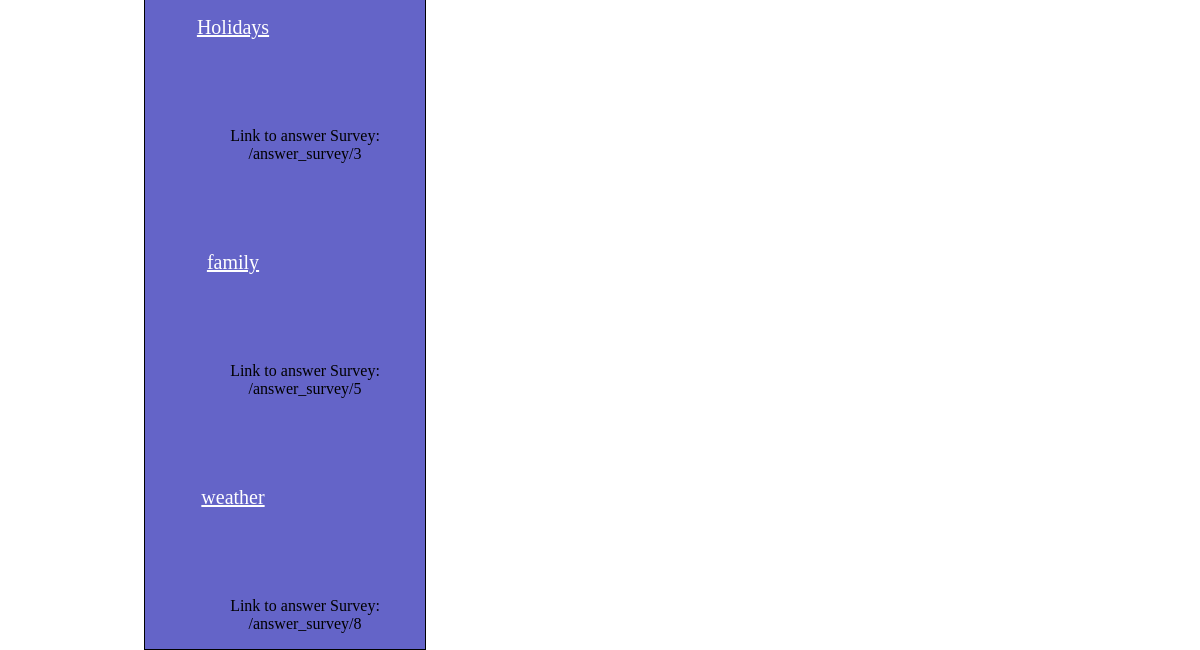
Page /user/101001111010011100100110111011001011111001 (lower part) on the earlier database version.
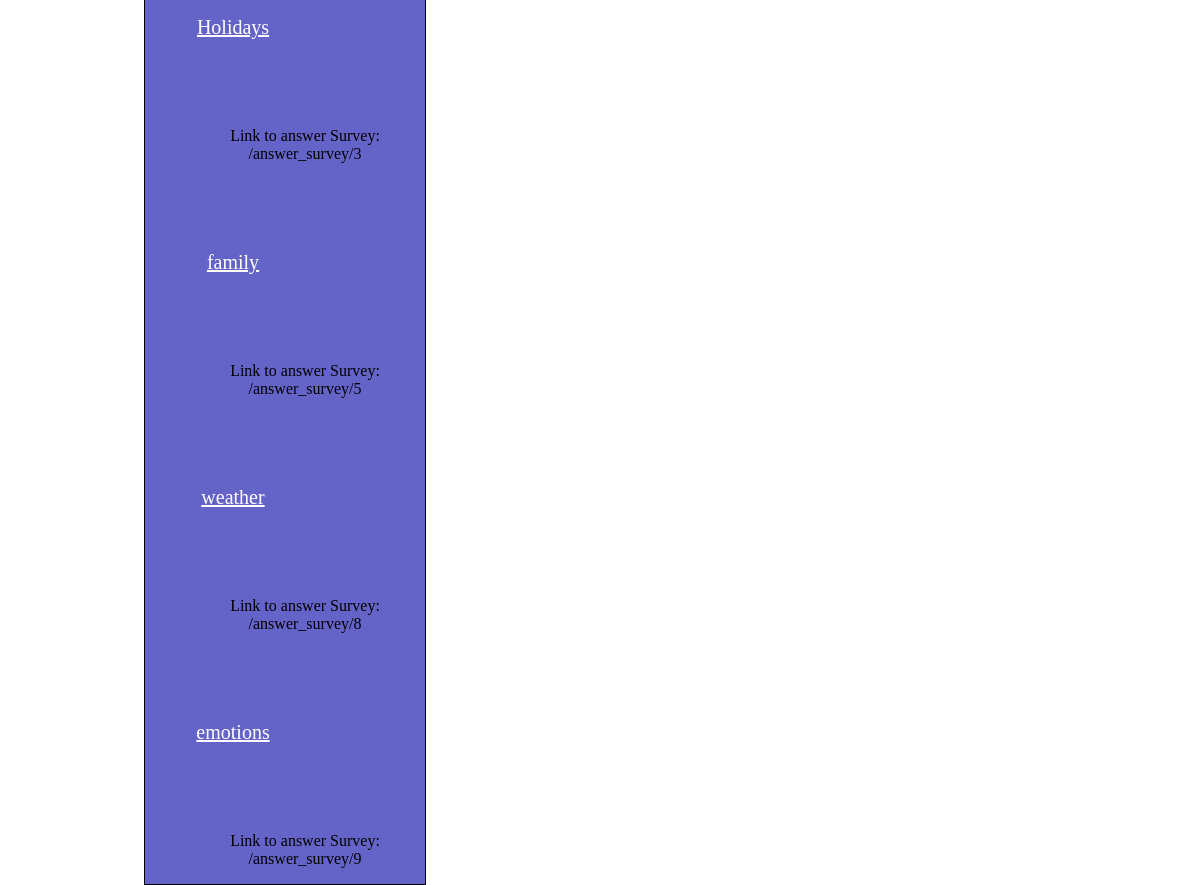
Same page on the later database version.
### website.py (models this page shows)
class Surveys(db.Model):
    id = db.Column(db.Integer, primary_key=True, unique=True, nullable=False)
    username = db.Column(db.String(100))
    survey_name = db.Column(db.String(255))
    survey_type = db.Column(db.String(10))

### website.py (the view)
@app.route("/user/<encrypted_username>", methods=['POST', 'GET'])
def user_page(encrypted_username):
    user = db.session.execute(
        "SELECT * FROM users WHERE encrypted_username='" + encrypted_username + "';")
    for i in user:
        items = dict(i)
    encrypted_name = items['encrypted_username']
    username = items['username']
    create_survey_link = "/user/" + encrypted_name + "/create_survey/"
    users_surveys = db.session.execute(
        "SELECT id, survey_name FROM surveys WHERE username='" + username + "';"
    )
    surveys = []
    for survey_id, survey in users_surveys:
        survey_link = url_for("answer_survey", survey_id=survey_id)
        surveys.append([survey_link, survey])
    return render_template("userhome.html", user=user, username=username,
                           items=items, create_survey_link=create_survey_link, surveys=surveys,
                           encrypted_username=encrypted_name)

### templates/userhome.html (shortened to what this page needs)
<!DOCTYPE html5>
<html>
<head>
	<link rel="stylesheet" href="{{ url_for('static', filename='stylesheets/userhome.css') }}">
</head>
<body>
	<div>
		<ul id='survey_list'>
			{% for survey in surveys %}
		<a href='/user/{{encrypted_username}}/survey_results/{{survey[1]}}'><ol id='{{survey[1]}}' class='survey_name'>{{survey[1]}}</ol></a>
		<p>Link to answer Survey: {{survey[0]}}</p>
			{%endfor%}
		</ul>
	</div>
</body>
</html>

### static/stylesheets/userhome.css (style rules this page uses)
html { max-width: 100%; font-family: verdana; }
body { display: flex; justify-content: center; }
a:visited, a:link { font-size: 20; color: white; }
#survey_list { position: absolute; text-align: center; margin: 90% 0% 0% -38%; background: rgba(100, 100, 200, 1); border: 1px solid black; width: 20%; }
ol { position: relative; padding: 30% 10% 30% 20%; width: 100%; margin-left: -50%; font-size: 20; }

Differences in the rows shown:
added Surveys: survey_name "emotions", id "/answer_survey/9"
